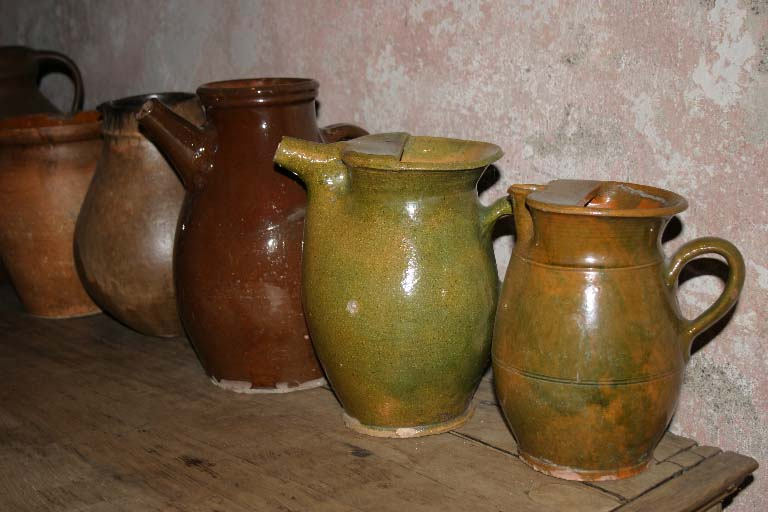
#> input picture T2/image1_flash.bmp, 768 x 512 px; its folder holds 2 pictures in this run
$ python Q2.py   (older library calls are emulated)
#> lines starting #> are read from the running program, lines starting #| are printed output that depends on the picture
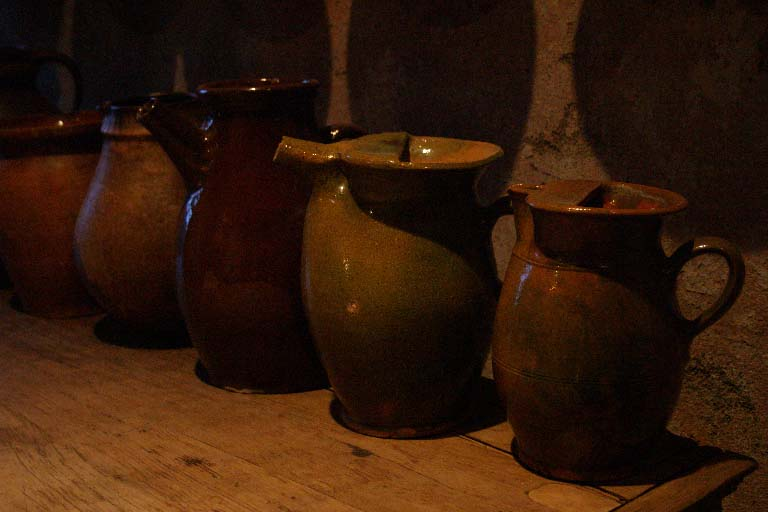
#> input picture T2/image1_noflash.bmp, 768 x 512 px
### utilities.py
import numpy as np
from scipy.ndimage import *
from skimage import feature
import cv2


def normalize(input, a=0, b=1):
#> called with a = 0, b = 1
    return ((input - np.min(input)) * (b - a)) / \
           (np.max(input) - np.min(input))


def rgb2gray(rgb):
    return np.dot(rgb[..., :3], [0.299, 0.587, 0.114])  # MATLAB style


def gaussianSmooth(image, sigma):
    return gaussian_filter(image, sigma)


# [23 lines left out: functions laplacianImages, edgedetect1d, not called in this run]


def fillholes(input, ksize=2):
    structure = np.ones((ksize, ksize))
    return binary_propagation(binary_erosion(input, structure), mask=input)


def dilate(input, ksize=2):
    structure = np.ones((ksize, ksize))
    return binary_dilation(input, structure)


def canny(input, threshold=3):
    return feature.canny(input, threshold)


def bilateralFilter(src, ksize, sigma_range, sigma_spatial):
#> called with ksize = -1, sigma_range = 0.1, sigma_spatial = 3
    channels = np.array_split(src, 3, axis=2)
#> channels = 3 items
    return np.stack([cv2.bilateralFilter(c, d=ksize,
                     sigmaColor=sigma_range,
                     sigmaSpace=sigma_spatial) for c in channels], axis=2)


def jointBilateralFilter(joint, src, ksize, sigma_range, sigma_spatial):
#> called with ksize = -1, sigma_range = 0.005, sigma_spatial = 2
    c = np.array_split(src, 3, axis=2)
#> c = 3 items
    j = np.array_split(joint, 3, axis=2)
#> j = 3 items
    return np.stack([cv2.ximgproc.jointBilateralFilter(j[i], c[i], d=ksize,
                     sigmaColor=sigma_range,
                     sigmaSpace=sigma_spatial) for i in range(len(c))],
                    axis=2)


def guidedFilter(guide, src, radius, eps):
    return cv2.ximgproc.guidedFilter(guide, src, radius, eps)

### Q2.py
import numpy as np
import matplotlib
matplotlib.use('tkagg')  # for rendering to work
import matplotlib.pyplot as plt
from scipy import misc
import glob
from utilities import *


def merge_flash_no_flash(flash, no_flash, s_r, s_s, s_r_joint, s_s_joint,
                         shadow_thresh, specular_thresh, mask_smooth):
    # bilateral filter on no-flash image (A^Base)
    A_base = bilateralFilter(no_flash, -1, sigma_range=s_r, sigma_spatial=s_s)

    # joint bilateral filter between no-flash and flash images (A^NR)
    A_NR = jointBilateralFilter(flash, no_flash, -1, sigma_range=s_r_joint,
                                sigma_spatial=s_s_joint)

    # flash image divided by bilateral filter on flash image (F^Detail)
    F_base = bilateralFilter(flash, -1, sigma_range=s_r, sigma_spatial=s_s)
    F_detail = (flash + 0.02) / (F_base + 0.02)
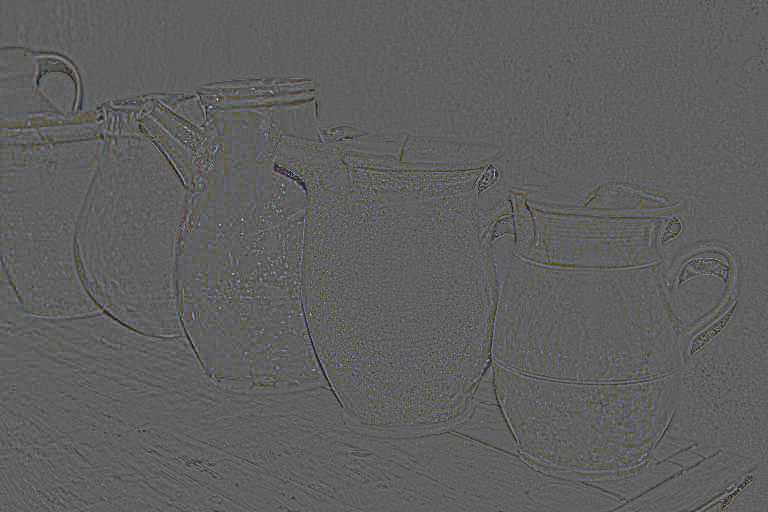
#> F_detail: shape (512, 768, 3) float32; mean of channels 0, 1, 2 0.998, 0.997, 0.994; drawn with min black and max white

    # shadow and specular mask (M)
    shadow_mask = np.zeros((flash.shape[0], flash.shape[1]))
    indices = np.where(rgb2gray(flash - no_flash) < shadow_thresh)
#> in rgb2gray, `return np.dot(rgb[..., :3], [0.299, 0.587, 0.114])`:
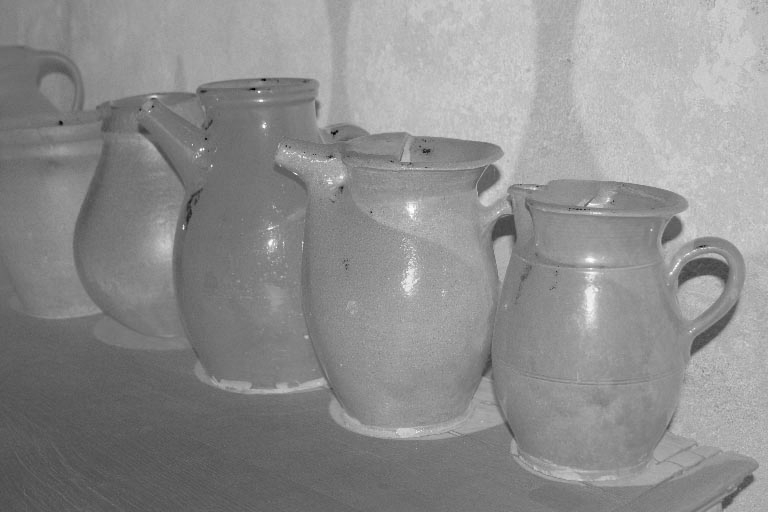
#> returned value: shape (512, 768) float64; min -0.655, max 0.989, mean 0.261; drawn with min black and max white
#> indices = 48365 positions, rows 47 to 511, columns 0 to 752
    shadow_mask[indices] = 1
    shadow_mask = fillholes(shadow_mask)

    specular_mask = np.zeros((flash.shape[0], flash.shape[1]))
    indices = np.where(rgb2gray(flash) > specular_thresh)
#> in rgb2gray (call 2), `return np.dot(rgb[..., :3], [0.299, 0.587, 0.114])`:
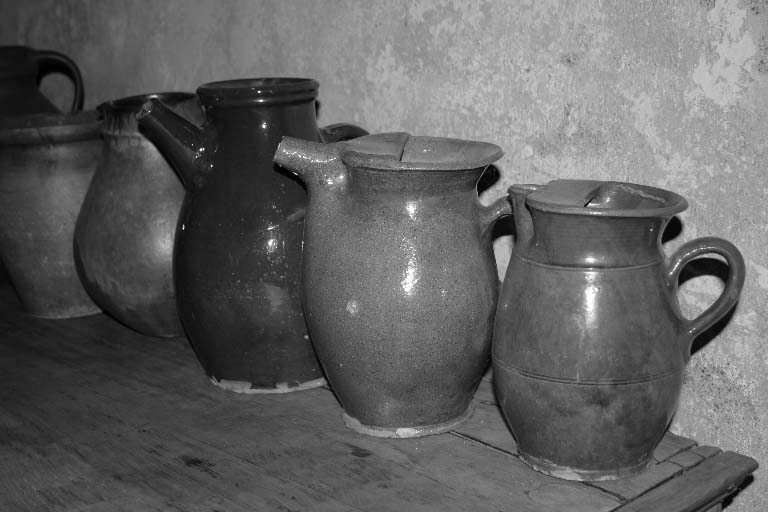
#> returned value: shape (512, 768) float64; min 0, max 1, mean 0.384
#> indices = 909 positions, rows 55 to 432, columns 149 to 767
    specular_mask[indices] = 1
    specular_mask = fillholes(specular_mask)

    # merge the two masks
    mask = np.logical_xor(specular_mask, shadow_mask)
    mask = mask.astype('float32')

    # dilate mask a bit
    mask = dilate(mask, 5).astype('float32')

    # expand dims
#> (the run stopped early here; a loop or call above may not have finished)
